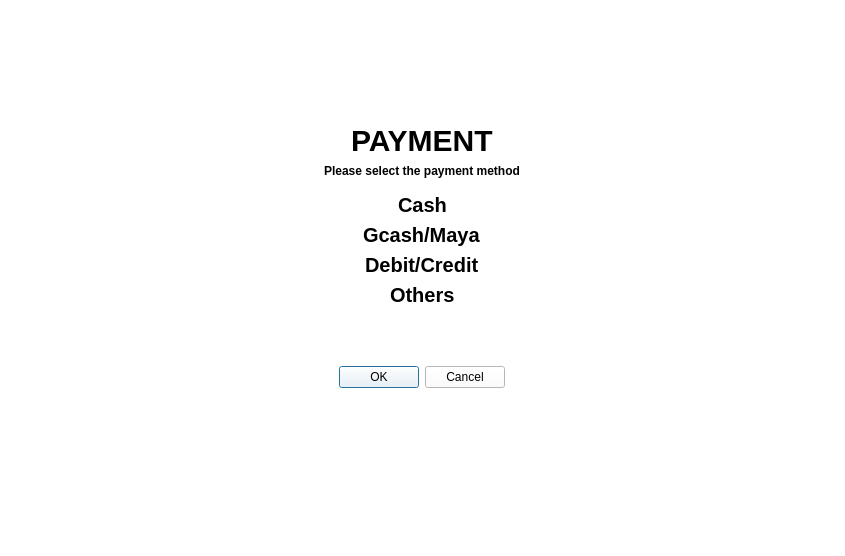
<?xml version="1.0" encoding="UTF-8"?>
<ui version="4.0">
 <class>Dialog</class>
 <widget class="QDialog" name="Dialog">
  <property name="geometry">
   <rect>
    <x>0</x>
    <y>0</y>
    <width>845</width>
    <height>556</height>
   </rect>
  </property>
  <property name="sizePolicy">
   <sizepolicy hsizetype="Expanding" vsizetype="Expanding">
    <horstretch>0</horstretch>
    <verstretch>0</verstretch>
   </sizepolicy>
  </property>
  <property name="mouseTracking">
   <bool>false</bool>
  </property>
  <property name="windowTitle">
   <string>Dialog</string>
  </property>
  <property name="styleSheet">
   <string notr="true">background-color:white;</string>
  </property>
  <layout class="QVBoxLayout" name="verticalLayout">
   <item>
    <spacer name="verticalSpacer_2">
     <property name="orientation">
      <enum>Qt::Orientation::Vertical</enum>
     </property>
     <property name="sizeHint" stdset="0">
      <size>
       <width>20</width>
       <height>40</height>
      </size>
     </property>
    </spacer>
   </item>
   <item alignment="Qt::AlignmentFlag::AlignHCenter">
    <widget class="QLabel" name="label">
     <property name="styleSheet">
      <string notr="true">color:black;
font-size:30px;
font-weight:bold;</string>
     </property>
     <property name="text">
      <string>PAYMENT</string>
     </property>
    </widget>
   </item>
   <item alignment="Qt::AlignmentFlag::AlignHCenter">
    <widget class="QLabel" name="label_2">
     <property name="styleSheet">
      <string notr="true">color:black;
font-weight:bold;</string>
     </property>
     <property name="text">
      <string>Please select the payment method</string>
     </property>
    </widget>
   </item>
   <item>
    <widget class="QScrollArea" name="scrollArea">
     <property name="mouseTracking">
      <bool>false</bool>
     </property>
     <property name="styleSheet">
      <string notr="true">border:none;</string>
     </property>
     <property name="widgetResizable">
      <bool>true</bool>
     </property>
     <widget class="QWidget" name="scrollAreaWidgetContents">
      <property name="geometry">
       <rect>
        <x>0</x>
        <y>0</y>
        <width>827</width>
        <height>144</height>
       </rect>
      </property>
      <layout class="QVBoxLayout" name="verticalLayout_2">
       <item alignment="Qt::AlignmentFlag::AlignHCenter">
        <widget class="QLabel" name="label_3">
         <property name="styleSheet">
          <string notr="true">color:black;
font-size:20px;
font-weight:bold;</string>
         </property>
         <property name="text">
          <string>Cash</string>
         </property>
        </widget>
       </item>
       <item alignment="Qt::AlignmentFlag::AlignHCenter">
        <widget class="QLabel" name="label_4">
         <property name="styleSheet">
          <string notr="true">color:black;
font-size:20px;
font-weight:bold;</string>
         </property>
         <property name="text">
          <string>Gcash/Maya</string>
         </property>
        </widget>
       </item>
       <item alignment="Qt::AlignmentFlag::AlignHCenter">
        <widget class="QLabel" name="label_5">
         <property name="styleSheet">
          <string notr="true">color:black;
font-size:20px;
font-weight:bold;</string>
         </property>
         <property name="text">
          <string>Debit/Credit</string>
         </property>
        </widget>
       </item>
       <item alignment="Qt::AlignmentFlag::AlignHCenter">
        <widget class="QLabel" name="label_6">
         <property name="styleSheet">
          <string notr="true">color:black;
font-size:20px;
font-weight:bold;</string>
         </property>
         <property name="text">
          <string>Others</string>
         </property>
        </widget>
       </item>
      </layout>
     </widget>
    </widget>
   </item>
   <item alignment="Qt::AlignmentFlag::AlignHCenter">
    <widget class="QDialogButtonBox" name="buttonBox">
     <property name="sizePolicy">
      <sizepolicy hsizetype="Expanding" vsizetype="Expanding">
       <horstretch>0</horstretch>
       <verstretch>0</verstretch>
      </sizepolicy>
     </property>
     <property name="cursor">
      <cursorShape>PointingHandCursor</cursorShape>
     </property>
     <property name="styleSheet">
      <string notr="true">color:black;
background-color:white;
</string>
     </property>
     <property name="orientation">
      <enum>Qt::Orientation::Horizontal</enum>
     </property>
     <property name="standardButtons">
      <set>QDialogButtonBox::StandardButton::Cancel|QDialogButtonBox::StandardButton::Ok</set>
     </property>
     <property name="centerButtons">
      <bool>true</bool>
     </property>
    </widget>
   </item>
   <item>
    <spacer name="verticalSpacer">
     <property name="orientation">
      <enum>Qt::Orientation::Vertical</enum>
     </property>
     <property name="sizeHint" stdset="0">
      <size>
       <width>20</width>
       <height>40</height>
      </size>
     </property>
    </spacer>
   </item>
  </layout>
 </widget>
 <resources/>
 <connections>
  <connection>
   <sender>buttonBox</sender>
   <signal>accepted()</signal>
   <receiver>Dialog</receiver>
   <slot>accept()</slot>
   <hints>
    <hint type="sourcelabel">
     <x>248</x>
     <y>254</y>
    </hint>
    <hint type="destinationlabel">
     <x>157</x>
     <y>274</y>
    </hint>
   </hints>
  </connection>
  <connection>
   <sender>buttonBox</sender>
   <signal>rejected()</signal>
   <receiver>Dialog</receiver>
   <slot>reject()</slot>
   <hints>
    <hint type="sourcelabel">
     <x>316</x>
     <y>260</y>
    </hint>
    <hint type="destinationlabel">
     <x>286</x>
     <y>274</y>
    </hint>
   </hints>
  </connection>
 </connections>
</ui>
